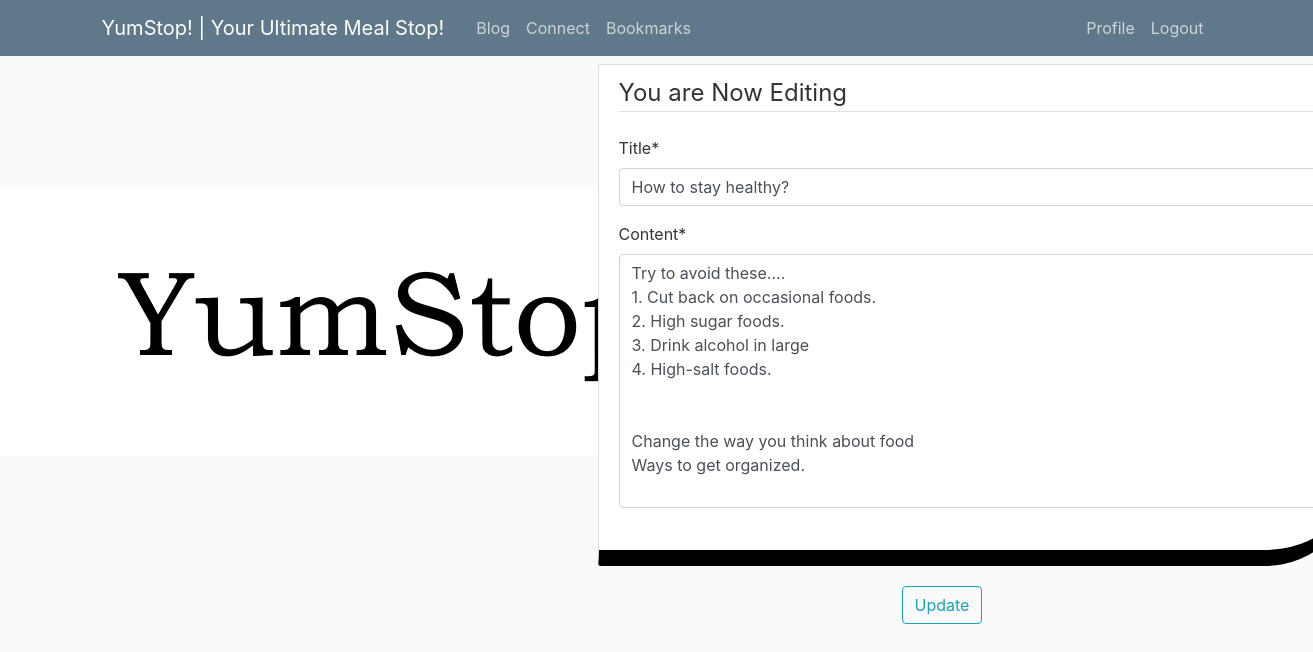
Screenshot of /blog/post/edit/1/ (signed in) with the database file from the repository.
### blog/models.py (models this page shows, shortened)
class Post(models.Model):
    title = models.CharField(max_length=200)
    content = models.TextField()
    date_posted = models.DateTimeField(default=timezone.now)
    author = models.ForeignKey(User, on_delete=models.CASCADE)
    bookmark = models.CharField(max_length=20, default="Null")

### blog/views.py (the view)
# urls.py: path('blog/post/edit/<int:pk>/', views.post_edit, name='post-edit'),
def post_edit(request,pk):
    global stop_words
    row=get_object_or_404(Post, pk=pk)
    if request.method == "POST":
        if request.POST.get('content') and request.POST.get('title'):
            tokens1 = word_tokenize(request.POST.get('title'))
            tokens2 = word_tokenize(request.POST.get('content'))
            fault = 0
            for i in tokens1:
                if re.search('[$-_@&+#!*<>?\(\)/%]', i.lower()):
                    fault = 1
                if i.lower() in stop_words:
                    fault = 1
            for i in tokens2:
                if re.search('[$-_@&+#!*<>?\(\)/%]', i.lower()):
                    fault = 1
                if i.lower() in stop_words:
                    fault = 1
            if fault == 1:
                messages.warning(request,
                                 'We detected some policy violations | Please go through with our Terms of Usage & Chat Policy')
                return render(request, 'blog/post_form.html')
            if fault == 0:
                row.title = request.POST.get('title')
                row.content = request.POST.get('content')
                row.author = request.user
                row.save()
                messages.success(request, 'Hurrah!!! Your Post was Updated Successfully!')
                return render(request, 'blog/blog.html')
    else:
        row_context = {
        'row': get_object_or_404(Post, pk=pk)
        }
        return render(request,'blog/post_edit.html',row_context)

### blog/templates/blog/post_edit.html (shortened to what this page needs)
{% extends "blog/home.html" %}
{% load crispy_forms_tags %}
{% block content %}
{% if user.is_authenticated %}
<div class="content-section" style="margin-left: 31em;
    margin-right: -33em;
    border-bottom-right-radius: 6em;
    border-bottom-width: 1em;
    border-bottom-color: black;;">
    <form method="POST" action="{% url 'post-edit' row.id %}">
        <fieldset class="form-group">
            <legend class="border-bottom mb-4"> You are Now Editing </legend>
        <div id="div_id_title" class="form-group"> <label for="id_title" class=" requiredField">
                        Title<span class="asteriskField">*</span> </label>
        <div class=""> <input type="text" name="title" maxlength="200" class="textinput textInput form-control" required id="id_title" value="{{ row.title }}">
        </div>
        </div>
        <div id="div_id_content" class="form-group"> <label for="id_content" class=" requiredField">Content<span class="asteriskField">*</span> </label>
        <textarea name="content" cols="40" rows="10" class="textarea form-control" required id="id_content">{{ row.content }}</textarea>
        </div>
        </div>
        <div class="form-group">
            <button class="btn btn-outline-info" type="submit" style="margin-left: 50em;">Update</button>
        </div>
</div>
{% else %}
<h2> Please <a href="{% url 'login' %}">Login </a> | <a href="{% url 'register' %}">Register</a> to Continue</h2>
{% endif %}
{% endblock %}

### blog/static/blog/main.css (style rules this page uses)
body { background: #fafafa; color: #333333; margin-top: 5rem; }
.content-section { background: #ffffff; padding: 10px 20px; border: 1px solid #dddddd; border-radius: 3px; margin-bottom: 20px; }

### rows the page displays
Post: title "How to stay healthy?", content "Try to avoid these.... 1. Cut back on occasional foods. 2. High sugar foods. 3. Drink alcohol in large 4. High-salt foods. Change the way you think about food Ways to get organized."
